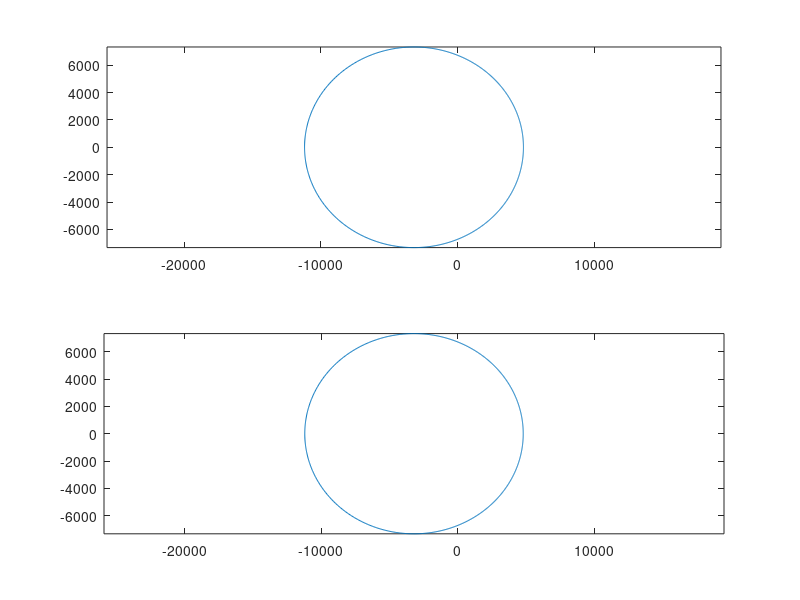

Write the MATLAB code that produced this figure. (Note: this script raises an error after producing the figure.)
function EqualAreas( a, e, th1, th2, dT, mu )
%
% Plot equal areas over equal times
%
% Inputs
%   a       Semi major axis (km)
%   e       Eccentricity (0 <= e < 1)
%   th1     True anomaly value where first area sweep begins (rad)
%   th2     True anomaly value where second area sweep begins (rad)
%   dT      The time period to sweep (sec)
%   mu      Gravitational parameter (km^3/s^2)

% demo (if no inputs are given)
if( nargin<1 )
  a = 8000;
  e = 0.4;
  th1 = 0;
  th2 = pi;
  dT = 600;
  mu = 398600.44;
end

if( nargin<6 )
  mu = 398600.44;
end

% true anomaly
th = linspace(0,2*pi,1e3);

% position
r = a*(1-e^2)./(1+e*cos(th));
x = r.*cos(th);
y = r.*sin(th);

% plot orbit
figure,
subplot(211)
plot(x,y), hold on, axis equal
subplot(212)
plot(x,y), hold on, axis equal

% start time for first area sweep
t1 = TimeSincePeriapsis(th1,a,e,mu);
% end time for first area
t1f = t1+dT;
% true anomaly at end of first area sweep
th1f = TrueAnomFromTime( t1f,a,e,mu );
if( th1f<th1 )
  th1f = th1f+2*pi;
end
th1x = linspace(th1,th1f,1e4);
r1x  = a*(1-e^2)./(1+e*cos(th1x));
subplot(211)
area1 = trapz(th1x,0.5*r1x.^2);
fill([0,r1x.*cos(th1x)],[0,r1x.*sin(th1x)],'r')
fprintf(1,'Numerical calculation of area 1: %f\n',area1)

% start time for second area sweep
t2 = TimeSincePeriapsis(th2,a,e,mu);
% end time for second area
t2f = t2+dT;
% true anomaly at end of second area sweep
th2f = TrueAnomFromTime( t2f,a,e,mu );
if( th2f<th2 )
  th2f = th2f+2*pi;
end
th2x = linspace(th2,th2f,1e4);
r2x  = a*(1-e^2)./(1+e*cos(th2x));
subplot(212)
area2 = trapz(th2x,0.5*r2x.^2);
fill([0,r2x.*cos(th2x)],[0,r2x.*sin(th2x)],'c')
fprintf(1,'Numerical calculation of area 2: %f\n',area2)

% analytically: dA/dt = h/2 (eq. 2.32)
h = sqrt(a*mu*(1-e^2));
dA = dT*h/2;
fprintf(1,'Analytical result for the area:  %f\n',dA)


